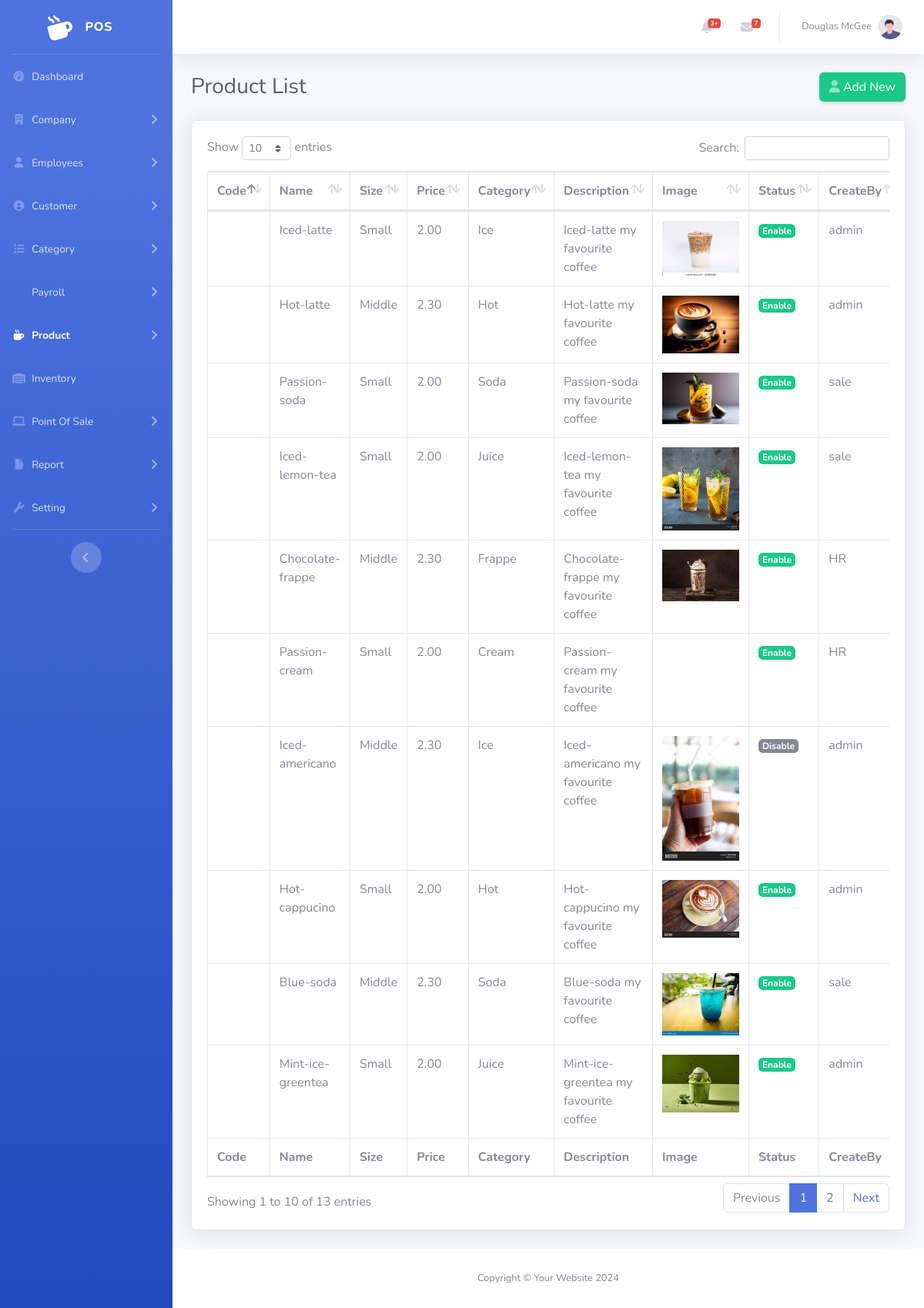
The page /admin/product-list.php (signed in) on the database its author committed.
### tables this page shows
CREATE TABLE `product` (
  `Id` int(11) NOT NULL,
  `ProCode` varchar(10) DEFAULT NULL,
  `CategoryId` int(11) DEFAULT NULL,
  `SkuId` int(11) NOT NULL,
  `Pro_In_Id` int(11) DEFAULT NULL,
  `Pro_Out_Id` int(11) DEFAULT NULL,
  `Name` varchar(120) NOT NULL,
  `Description` text DEFAULT NULL,
  `Image` varchar(255) DEFAULT NULL,
  `Status` tinyint(1) DEFAULT 1,
  `CreateBy` int(11) DEFAULT NULL,
  `CreateAt` timestamp NOT NULL DEFAULT current_timestamp()
);

CREATE TABLE `productsku` (
  `Id` int(11) NOT NULL,
  `ProductId` int(11) DEFAULT NULL,
  `SizeName` varchar(120) NOT NULL,
  `Price` decimal(6,2) NOT NULL
);

CREATE TABLE `category` (
  `Id` int(11) NOT NULL,
  `Name` varchar(120) NOT NULL,
  `Description` text DEFAULT NULL,
  `Image` varchar(255) DEFAULT NULL,
  `ParentId` int(11) DEFAULT NULL,
  `Status` tinyint(1) DEFAULT 1,
  `CreateBy` int(11) DEFAULT NULL,
  `CreateAt` timestamp NOT NULL DEFAULT current_timestamp()
);

CREATE TABLE `user` (
  `Id` int(11) NOT NULL,
  `OutletId` int(11) DEFAULT NULL,
  `EmployeeId` int(11) DEFAULT NULL,
  `RoleId` int(11) DEFAULT NULL,
  `Username` varchar(120) NOT NULL,
  `Password` varchar(255) NOT NULL,
  `ActivedAt` datetime DEFAULT NULL,
  `Status` tinyint(1) DEFAULT 1,
  `CreateBy` int(11) DEFAULT NULL,
  `CreateAt` timestamp NOT NULL DEFAULT current_timestamp()
);

### admin/product-list.php (the view, shortened to what this page needs)
<?php
include('cn.php');
?>
<!DOCTYPE html>
<html lang="en">
<head>
    <link href="vendor/fontawesome-free/css/all.min.css" rel="stylesheet" type="text/css">
    <link rel="stylesheet" href="https://cdnjs.cloudflare.com/ajax/libs/font-awesome/6.5.2/css/all.min.css"/>
    <link href="css/sb-admin-2.min.css" rel="stylesheet">
    <link href="vendor/datatables/dataTables.bootstrap4.min.css" rel="stylesheet">
</head>
<body id="page-top">
    <div id="wrapper">
        <?php include './include/sidebar.php' ?>
        <div id="content-wrapper" class="d-flex flex-column">
            <div id="content">
                <?php include './include/topbar.php' ?>
                <div class="container-fluid">
                    <div class="d-sm-flex align-items-center justify-content-between mb-4">
                        <h1 class="h3 mb-0 text-gray-800">Product List</h1>
                        <a href="product-add.php" class="d-none d-sm-inline-block btn btn-success shadow-sm"><i class="fas fa-user text-white-50"></i> Add New</a>
                    </div>
                    <div class="card shadow mb-4">
                        <div class="card-body">
                            <div class="table-responsive">
                                <table class="table table-bordered" id="dataTable" width="100%" cellspacing="0">
                                    <thead>
                                        <tr>
                                            <th>Code</th>
                                            <th>Name</th>
                                            <th>Size</th>
                                            <th>Price</th>
                                            <th>Category</th>
                                            <th>Description</th>
                                            <th>Image</th>
                                            <th>Status</th>
                                            <th>CreateBy</th>
                                        </tr>
                                    </thead>
                                    <tfoot>
                                        <tr>
                                            <th>Code</th>
                                            <th>Name</th>
                                            <th>Size</th>
                                            <th>Price</th>
                                            <th>Category</th>
                                            <th>Description</th>
                                            <th>Image</th>
                                            <th>Status</th>
                                            <th>CreateBy</th>
                                        </tr>
                                    </tfoot>
                                    <tbody>
                                        <?php
                                        $sqlPro = "SELECT * FROM `product`";
                                        $item = $conn->query($sqlPro);
                                        ?>
                                        <?php foreach ($item as $rowPro) :
                                            $createBy = $conn->query("SELECT * FROM `user` WHERE Id=" . $rowPro['CreateBy'])->fetch_assoc();
                                            $Cate = $conn->query("SELECT * FROM `category` WHERE Id=" . $rowPro['CategoryId'])->fetch_assoc();
                                            $productsku = $conn->query("SELECT * FROM `productsku` WHERE Id=" . $rowPro['SkuId'])->fetch_assoc();
                                            ?>
                                            <tr>
                                                <td><?= $rowPro['ProCode'] ?></td>
                                                <td><?= $rowPro['Name'] ?></td>
                                                <td><?= $productsku['SizeName'] ?></td>
                                                <td><?= $productsku['Price'] ?></td>
                                                <td><?= $Cate['Name'] ?></td>
                                                <td><?= $rowPro['Description'] ?></td>
                                                <td><img src="ImageProduct/<?= $rowPro['Image'] ?>" alt="" width="100px"></td>
                                                <td >
                                                <?php
                                                    if($rowPro['Status']==1){
                                                        echo '<p><a href="statusPro.php?Id='.$rowPro['Id']. '&Status=0" class="badge badge-lg badge-success text-white">Enable</a></p>';
                                                    }else{
                                                        echo '<p><a href="statusPro.php?Id='.$rowPro['Id']. '&Status=1" class="badge badge-secondary badge-lg text-white">Disable</a></p>';
                                                    }
                                                    ?>
                                                </td>
                                                <td><?= $createBy['Username'] ?></td>
                                            </tr>
                                        <?php endforeach ?>
                                    </tbody>
                                </table>
                            </div>
                        </div>
                    </div>
                </div>
            </div>
            <?php include './include/footer.php' ?>
        </div>
    </div>
</body>
</html>

### rows shown on the page
product: Name "Iced-latte", productsku.SizeName "Small", productsku.Price "2.00", CategoryId.Name "Ice", Description "Iced-latte my favourite coffee", Image (picture), user.Username "admin"
product: Name "Hot-latte", productsku.SizeName "Middle", productsku.Price "2.30", CategoryId.Name "Hot", Description "Hot-latte my favourite coffee", Image (picture), user.Username "admin"
product: Name "Passion-soda", productsku.SizeName "Small", productsku.Price "2.00", CategoryId.Name "Soda", Description "Passion-soda my favourite coffee", Image (picture), user.Username "sale"
product: Name "Iced-lemon-tea", productsku.SizeName "Small", productsku.Price "2.00", CategoryId.Name "Juice", Description "Iced-lemon-tea my favourite coffee", Image (picture), user.Username "sale"
product: Name "Chocolate-frappe", productsku.SizeName "Middle", productsku.Price "2.30", CategoryId.Name "Frappe", Description "Chocolate-frappe my favourite coffee", Image (picture), user.Username "HR"
product: Name "Passion-cream", productsku.SizeName "Small", productsku.Price "2.00", CategoryId.Name "Cream", Description "Passion-cream my favourite coffee", user.Username "HR"
product: Name "Iced-americano", productsku.SizeName "Middle", productsku.Price "2.30", CategoryId.Name "Ice", Description "Iced-americano my favourite coffee", Image (placeholder picture), user.Username "admin"
product: Name "Hot-cappucino", productsku.SizeName "Small", productsku.Price "2.00", CategoryId.Name "Hot", Description "Hot-cappucino my favourite coffee", Image (placeholder picture), user.Username "admin"
product: Name "Blue-soda", productsku.SizeName "Middle", productsku.Price "2.30", CategoryId.Name "Soda", Description "Blue-soda my favourite coffee", Image (picture), user.Username "sale"
product: Name "Mint-ice-greentea", productsku.SizeName "Small", productsku.Price "2.00", CategoryId.Name "Juice", Description "Mint-ice-greentea my favourite coffee", Image (picture), user.Username "admin"
